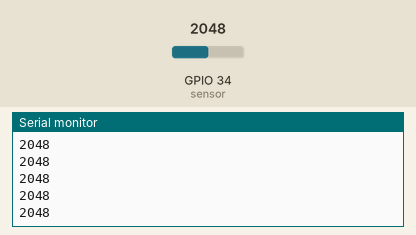
A sketch run on a simulated ESP32. On the bench: the last lines printed to the serial monitor. The inputs (shaded band) are chosen by the test bench; at power-on: GPIO 34 (sensor) = 2048. WiFi joins after 1.5 s; servers stay silent unless stated.

Above: at 3.0 s.
3.1 s: GPIO 34 (sensor) set to 2866
At 3.12 s:
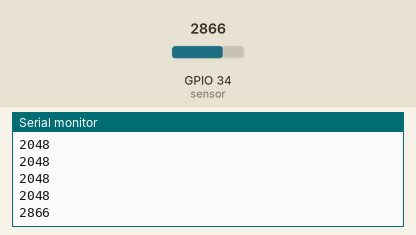
4.6 s: GPIO 34 (sensor) set to 3603
At 4.63 s:
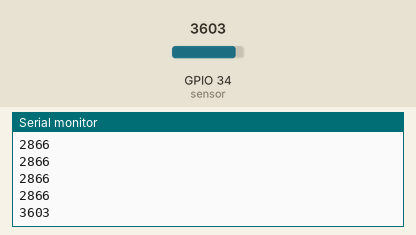
Timing chart, 0 to 7.6 s (numbered marks = the images above; inputs shaded):
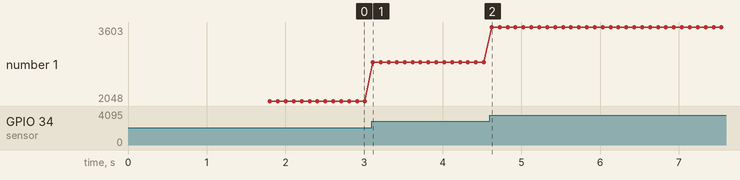

Measured:
- after the input at 3.1 s, the serial monitor: prints a new line at once (image 1)
- after the input at 4.6 s, the serial monitor: prints a new line at once (image 2)
- plotted number 1: 2048 → 2866 after the input at 3.1 s, 2866 → 3603 after the input at 4.6 s

The sketch:

Corona_discharge_Monitoring.ino
```cpp
#define BLYNK_PRINT Serial
#include <WiFi.h>
#include <BlynkSimpleEsp32.h>
#define BLYNK_TEMPLATE_ID "TMPL6Zn1UGy3h"
#define BLYNK_TEMPLATE_NAME "Corona Discharge"
#define BLYNK_AUTH_TOKEN "H7_a4XL6-2tXWEBbohKIE3vVLQm0tctZ"
//#define BLYNK_TEMPLATE_ID "TMPL6ZELinKzm"
//#define BLYNK_TEMPLATE_NAME "Corona Discharge Monitoring"
//#define BLYNK_AUTH_TOKEN "6X2EcKR5g16ntmmXoumLyW9RYkgawUq6"
char ssid[] = "NAMA-WIFI";
char pass[] = "PASSWORD WIFI";

const int sensor = 34;
int dataawal;

void setup() {
  // put your setup code here, to run once:
  Serial.begin(9600);
  pinMode(sensor, INPUT);
  Blynk.begin(BLYNK_AUTH_TOKEN, ssid, pass);
}

void loop() {
  // put your main code here, to run repeatedly:
  dataawal = analogRead(sensor);
  Serial.println(dataawal);
  Blynk.virtualWrite(V0, dataawal);
  Blynk.run();
  delay(100);
}
```
